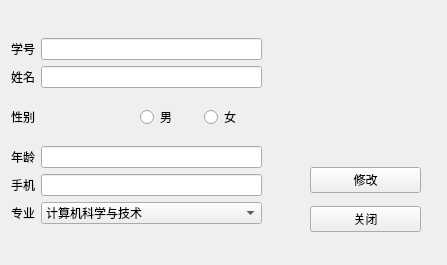
<?xml version="1.0" encoding="UTF-8"?>
<ui version="4.0">
 <class>edit</class>
 <widget class="QWidget" name="edit">
  <property name="geometry">
   <rect>
    <x>0</x>
    <y>0</y>
    <width>447</width>
    <height>265</height>
   </rect>
  </property>
  <property name="windowTitle">
   <string>Form</string>
  </property>
  <widget class="QWidget" name="layoutWidget">
   <property name="geometry">
    <rect>
     <x>11</x>
     <y>27</y>
     <width>251</width>
     <height>211</height>
    </rect>
   </property>
   <layout class="QVBoxLayout" name="verticalLayout_5">
    <item>
     <layout class="QHBoxLayout" name="horizontalLayout_4">
      <item>
       <layout class="QVBoxLayout" name="verticalLayout_3">
        <item>
         <widget class="QLabel" name="label">
          <property name="text">
           <string>学号</string>
          </property>
         </widget>
        </item>
        <item>
         <widget class="QLabel" name="label_2">
          <property name="text">
           <string>姓名</string>
          </property>
         </widget>
        </item>
       </layout>
      </item>
      <item>
       <layout class="QVBoxLayout" name="verticalLayout_4">
        <item>
         <widget class="QLineEdit" name="lineEdit_num"/>
        </item>
        <item>
         <widget class="QLineEdit" name="lineEdit_name"/>
        </item>
       </layout>
      </item>
     </layout>
    </item>
    <item>
     <layout class="QHBoxLayout" name="horizontalLayout_3">
      <item>
       <widget class="QLabel" name="label_3">
        <property name="text">
         <string>性别</string>
        </property>
       </widget>
      </item>
      <item>
       <layout class="QHBoxLayout" name="horizontalLayout">
        <item>
         <widget class="QRadioButton" name="radioButton_male">
          <property name="text">
           <string>男</string>
          </property>
         </widget>
        </item>
        <item>
         <widget class="QRadioButton" name="radioButton_female">
          <property name="text">
           <string>女</string>
          </property>
         </widget>
        </item>
       </layout>
      </item>
     </layout>
    </item>
    <item>
     <layout class="QHBoxLayout" name="horizontalLayout_2">
      <item>
       <layout class="QVBoxLayout" name="verticalLayout">
        <item>
         <widget class="QLabel" name="label_4">
          <property name="text">
           <string>年龄</string>
          </property>
         </widget>
        </item>
        <item>
         <widget class="QLabel" name="label_5">
          <property name="text">
           <string>手机</string>
          </property>
         </widget>
        </item>
        <item>
         <widget class="QLabel" name="label_6">
          <property name="text">
           <string>专业</string>
          </property>
         </widget>
        </item>
       </layout>
      </item>
      <item>
       <layout class="QVBoxLayout" name="verticalLayout_2">
        <item>
         <widget class="QLineEdit" name="lineEdit_age"/>
        </item>
        <item>
         <widget class="QLineEdit" name="lineEdit_tel"/>
        </item>
        <item>
         <widget class="QComboBox" name="comboBox_major">
          <item>
           <property name="text">
            <string>计算机科学与技术</string>
           </property>
          </item>
          <item>
           <property name="text">
            <string>信息安全</string>
           </property>
          </item>
          <item>
           <property name="text">
            <string>大数据技术</string>
           </property>
          </item>
          <item>
           <property name="text">
            <string>电子信息科学与技术</string>
           </property>
          </item>
         </widget>
        </item>
       </layout>
      </item>
     </layout>
    </item>
   </layout>
  </widget>
  <widget class="QWidget" name="layoutWidget_2">
   <property name="geometry">
    <rect>
     <x>310</x>
     <y>160</y>
     <width>111</width>
     <height>81</height>
    </rect>
   </property>
   <layout class="QVBoxLayout" name="verticalLayout_6">
    <item>
     <widget class="QPushButton" name="pushButton_edit">
      <property name="text">
       <string>修改</string>
      </property>
     </widget>
    </item>
    <item>
     <widget class="QPushButton" name="pushButton_close">
      <property name="text">
       <string>关闭</string>
      </property>
     </widget>
    </item>
   </layout>
  </widget>
 </widget>
 <resources/>
 <connections/>
</ui>
